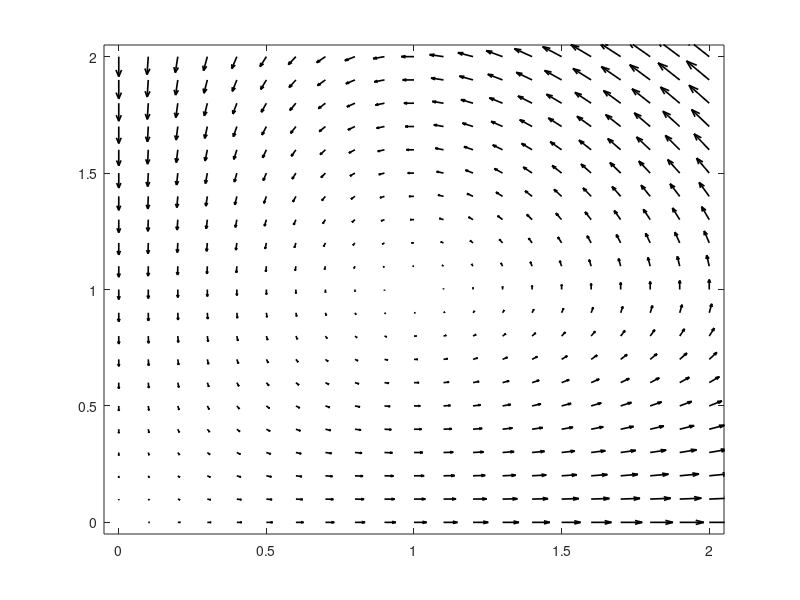

Write the MATLAB code that produced this figure.
clear all;

x_start = 0;
y_start = 0;
x_end = 2;
y_end = 2;

[YY, XX] = meshgrid(x_start:0.1:x_end,y_start:0.1:y_end);

f = {@(x,y)x.*(1-y); @(x,y)y.*(x-1)};

U = f{1}(XX, YY);
V = f{2}(XX, YY);

figure(1)
quiver(XX,YY,U,V, 'k', 'LineWidth',1.2)
xlim([x_start-0.05 x_end+0.05])
ylim([y_start-0.05 y_end+0.05])